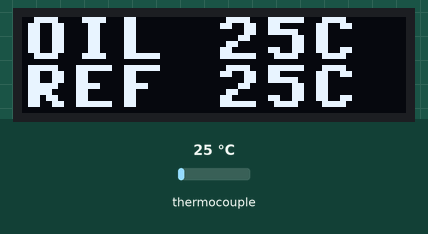
This program was run on a simulated Raspberry Pi Pico running MicroPython. On the bench: 128×32 one-colour display. Inputs (shaded band) come from the test bench; at power-on: thermocouple 25 °C. Library files of the repository ran but are not shown: ssd1306.py; what the program prints to the serial console is not drawn. At 0.4 s the program stops and its outputs stay as they are.

Above: at 0.4 s.

The program:

screen.py
```python
from machine import I2C, Pin, SPI
from ssd1306 import SSD1306_I2C
from max6675 import MAX6675
import time

from framebuf import FrameBuffer, MONO_HLSB

def big_text(display, text, x, y, scale=2):
    width = len(text) * 8
    temp = bytearray(width * 8)
    fb = FrameBuffer(temp, width, 8, MONO_HLSB)
    fb.fill(0)
    fb.text(text, 0, 0, 1)

    for yy in range(8):
        for xx in range(width):
            if fb.pixel(xx, yy):
                display.fill_rect(
                    x + xx * scale,
                    y + yy * scale,
                    scale,
                    scale,
                    1
                )


SCREEN_WIDTH = 128
SCREEN_HEIGHT = 32

i2c = I2C(0, sda=Pin(0), scl=Pin(1), freq=400000)
display = SSD1306_I2C(SCREEN_WIDTH, SCREEN_HEIGHT, i2c, addr=0x3C)

# Configuración SPI para los MAX6675
# SPI0: SCK=GP2, MISO=GP4 (MOSI no se usa, MAX6675 es solo lectura)
print("=== INICIALIZANDO SPI ===")
spi = SPI(0,
          baudrate=1000000,
          polarity=0,
          phase=0,
          sck=Pin(2),
          mosi=Pin(3),
          miso=Pin(4))
print(f"SPI configurado: {spi}")

# Dos termopares con CS diferentes
print("Creando sensores MAX6675...")
sensor_oil = MAX6675(spi, cs_pin=5)  # Termopar OIL - CS en GP5
sensor_ref = MAX6675(spi, cs_pin=6)  # Termopar REF - CS en GP6

# Esperar estabilización inicial (MAX6675 necesita ~250ms)
print("Esperando estabilización (300ms)...")
time.sleep_ms(300)

# Leer temperaturas
print("\n=== LEYENDO SENSOR OIL ===")
temp_oil = sensor_oil.read_temperature()

print("\n=== LEYENDO SENSOR REF ===")
temp_ref = sensor_ref.read_temperature()

print("\n=== LECTURAS TERMOPARES ===")
print(f"OIL: {temp_oil}°C" if temp_oil is not None else "OIL: DESCONECTADO")
print(f"REF: {temp_ref}°C" if temp_ref is not None else "REF: DESCONECTADO")
print("===========================")

display.fill(0)

# Mostrar temperatura OIL
if temp_oil is not None:
    big_text(display, f"OIL {int(temp_oil)}C", 0, 0, scale=2)
else:
    big_text(display, "OIL ERR", 0, 0, scale=2)

# Mostrar temperatura REF
if temp_ref is not None:
    big_text(display, f"REF {int(temp_ref)}C", 0, 16, scale=2)
else:
    big_text(display, "REF ERR", 0, 16, scale=2)

display.show()
```

max6675.py
```python
"""
Driver para MAX6675 - Amplificador de termopar tipo K
Interfaz SPI (solo lectura)
Resolución: 0.25°C, Rango: 0-1024°C
"""
from machine import Pin, SPI
import time


class MAX6675:
    def __init__(self, spi, cs_pin):
        """
        Args:
            spi: Objeto SPI ya inicializado
            cs_pin: Número de pin GPIO para Chip Select
        """
        self.spi = spi
        self.cs = Pin(cs_pin, Pin.OUT)
        self.cs.value(1)  # CS desactivado por defecto

    def read_raw(self):
        """Lee los 16 bits crudos del MAX6675."""
        self.cs.value(0)  # Activar chip
        time.sleep_us(100)  # Esperar 100us para estabilización
        data = self.spi.read(2)
        self.cs.value(1)  # Desactivar chip
        time.sleep_us(100)  # Esperar antes de próxima lectura
        raw_value = (data[0] << 8) | data[1]
        print(f"  DEBUG MAX6675: raw bytes={data[0]:02X} {data[1]:02X}, raw_value={raw_value:016b} ({raw_value})")
        return raw_value

    def read_temperature(self):
        """
        Lee la temperatura del termopar en °C.

        Returns:
            Temperatura en °C, o None si hay error (termopar desconectado)
        """
        raw = self.read_raw()

        # Bit 2 = 1 indica termopar desconectado
        if raw & 0x4:
            print(f"  ERROR: Termopar desconectado (bit 2 = 1)")
            return None

        # Bits 15-3 contienen la temperatura (13 bits)
        # Shift right 3 bits y multiplicar por resolución (0.25°C)
        temp_raw = raw >> 3
        temp = temp_raw * 0.25
        print(f"  Temp raw: {temp_raw}, Temperatura: {temp}°C")
        return temp
```
